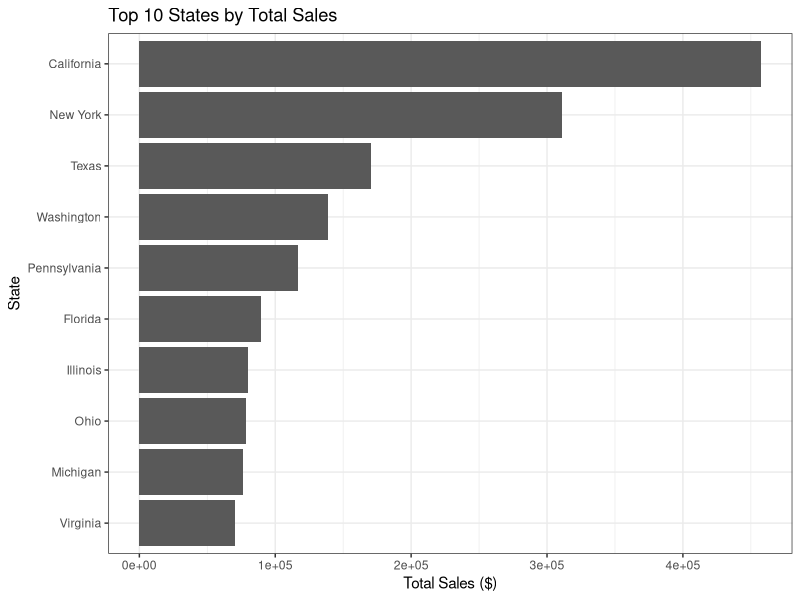
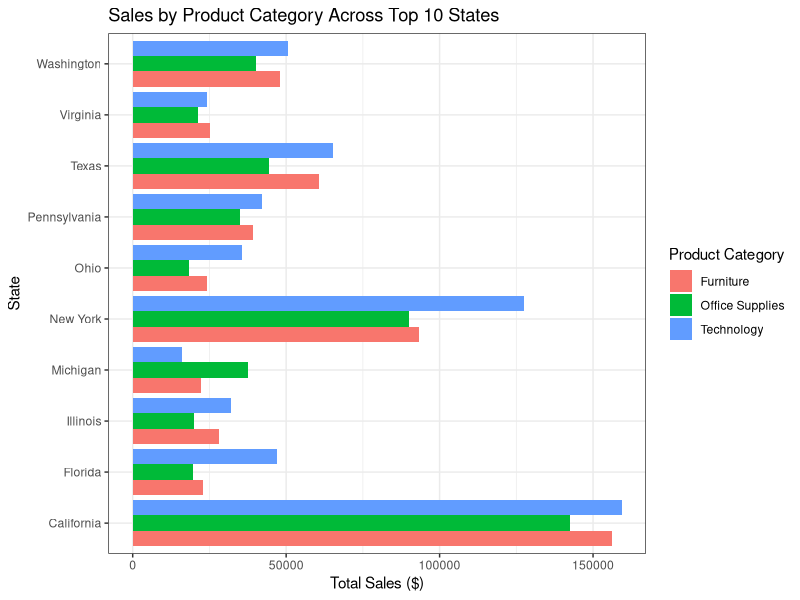
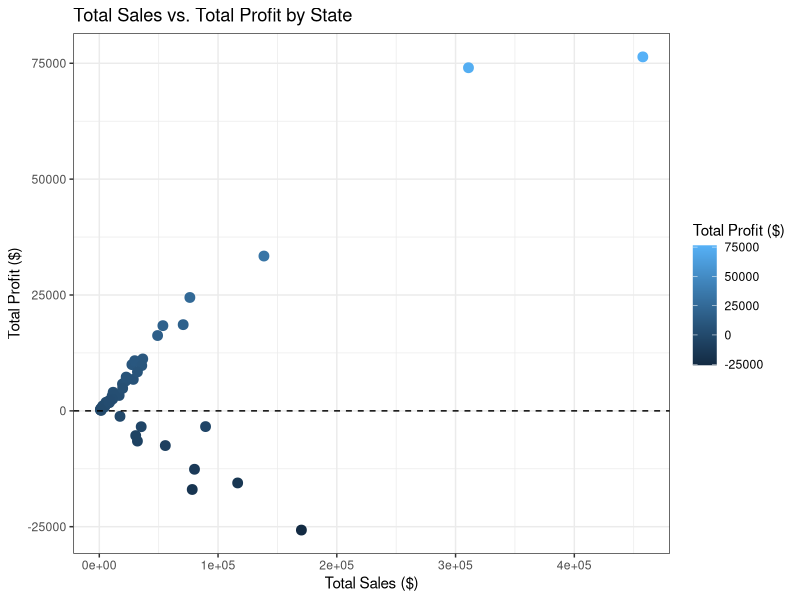
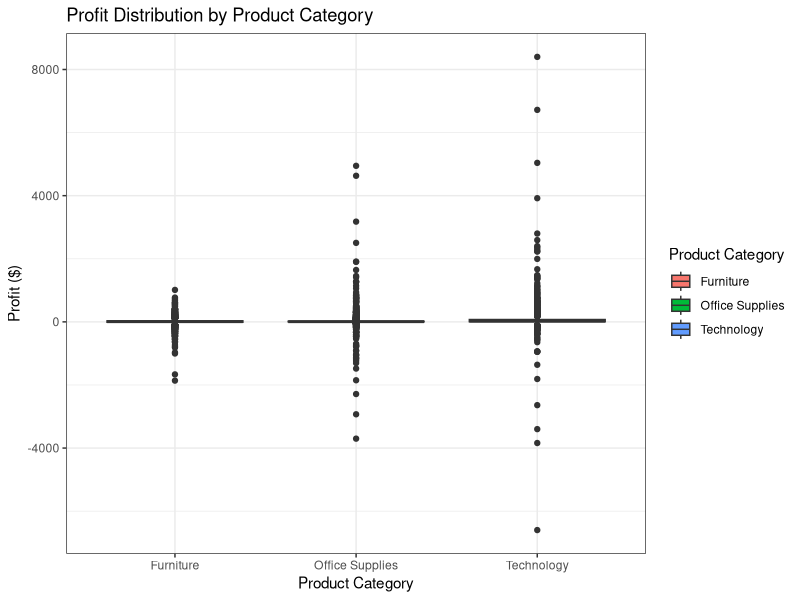
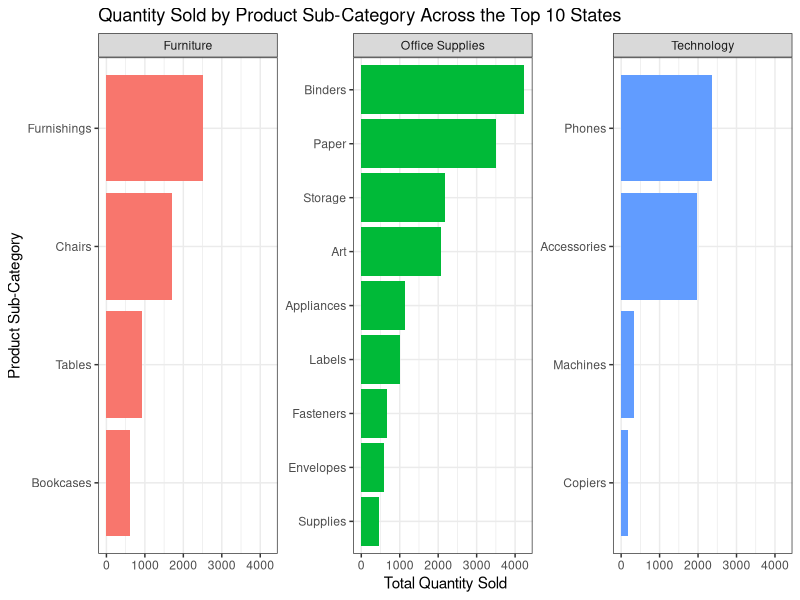
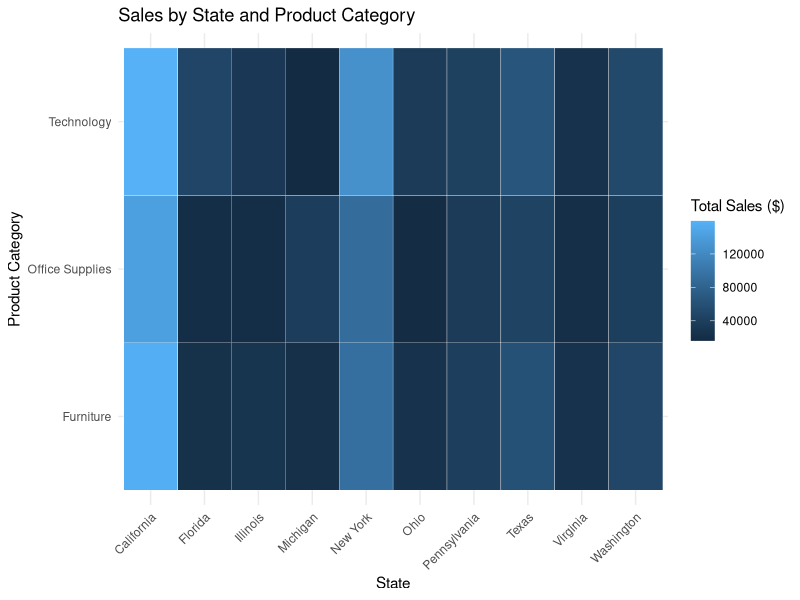

Write the R code that produced these figures, in order.
## ---- chunk 1
# load packages
library(readxl)
library(dplyr)
library(ggplot2)

# import data
superstore <- read_excel("data/superstore_data.xls")

# look at data, check size and structure 

names(superstore)
head(superstore)
dim(superstore) # 9994 rows, 21 columns (variables) 
str(superstore) # POSIXct means date/time values

# Postal Code should be a character string, not numeric
# use 'col_types = "guess"' so R can guess the rest of the columns 
# (should stay same as before) 
# but explicitly read the Postal Code column, column 12, as text 

superstore <- read_excel(
  "data/superstore_data.xls",
  col_types = c(
    rep("guess", 11),
    "text",
    rep("guess", 9)
  )
)

# check this
str(superstore)
str(superstore$`Postal Code`)
## ---- chunk 2
# check for any missing values
colSums(is.na(superstore)) # none!
## ---- chunk 3
# summarize sales, profit, orders, and customers by state

# `n_distinct()` counts unique values instead of every row 

state_summary <- superstore |>
  group_by(State) |>
  summarize(
    total_sales = sum(Sales),
    total_profit = sum(Profit),
    profit_margin = total_profit / total_sales * 100,
    total_orders = n_distinct(`Order ID`),
    total_customers = n_distinct(`Customer ID`),
    .groups = "drop"
  )

# show top 10 states by number of sales 

top_states <- state_summary |>
  arrange(desc(total_sales)) |>
  slice_head(n = 10)

top_states

# show top 10 states by number of orders
top_orders <- state_summary |>
  arrange(desc(total_orders)) |>
  slice_head(n = 10)

top_orders

# show top 10 states by number of customers
top_customers <- state_summary |>
  arrange(desc(total_customers)) |>
  slice_head(n = 10)

top_customers
## ---- chunk 4
state_cat_summary <- superstore |>
  group_by(State, Category) |>
  summarize(
    total_quantity = sum(Quantity),
    total_sales = sum(Sales),
    total_profit = sum(Profit),
    .groups = "drop"
  )

# compare categories in the 10 highest-sales states
state_cat_summary |>
  filter(State %in% top_states$State) |>
  arrange(State, desc(total_quantity))
## ---- chunk 5
table(superstore$Category)

table(superstore$`Sub-Category`)
## ---- chunk 6
table(superstore$Region, superstore$Category)
## ---- chunk 7
cat_num_sum <- superstore |>
  group_by(Category, `Sub-Category`) |>
  summarize(
    mean_sales = mean(Sales),
    median_sales = median(Sales),
    sd_sales = sd(Sales),
    
    mean_quantity = mean(Quantity),
    median_quantity = median(Quantity),
    sd_quantity = sd(Quantity),
    
    mean_profit = mean(Profit),
    median_profit = median(Profit),
    sd_profit = sd(Profit),
    
    .groups = "drop"
  )

cat_num_sum

## ---- chunk 8
# Top 10 States by Total Sales (Q1)

ggplot(top_states, aes(
  x = reorder(State, total_sales),
  y = total_sales
)) +
  geom_col() +
  coord_flip() +
  labs(
    title = "Top 10 States by Total Sales",
    x = "State",
    y = "Total Sales ($)"
  ) +
  theme_bw()
## ---- chunk 9
# Sales by Product Category Across Top States (Q1 & Q2)

state_cat_sales <- superstore |>
  filter(State %in% top_states$State) |>
  group_by(State, Category) |>
  summarize(
    total_sales = sum(Sales),
    .groups = "drop"
  )

ggplot(
  state_cat_sales,
  aes(x = State, y = total_sales, fill = Category)
) +
  geom_col(position = "dodge") +
  coord_flip() +
  labs(
    title = "Sales by Product Category Across Top 10 States",
    x = "State",
    y = "Total Sales ($)",
    fill = "Product Category"
  ) +
  theme_bw()
## ---- chunk 10
# Total Sales vs. Total Profit by State (Q3)

ggplot(state_summary, aes(
  x = total_sales,
  y = total_profit,
  color = total_profit
)) +
  geom_point(size = 3) +
  geom_hline(yintercept = 0, linetype = "dashed") +
  labs(
    title = "Total Sales vs. Total Profit by State",
    x = "Total Sales ($)",
    y = "Total Profit ($)",
    color = "Total Profit ($)"
  ) +
  theme_bw()
## ---- chunk 11
# Profit Ditribution by Product Category (Q3)

ggplot(superstore, aes(
  x = Category,
  y = Profit,
  fill = Category
)) +
  geom_boxplot() +
  labs(
    title = "Profit Distribution by Product Category",
    x = "Product Category",
    y = "Profit ($)",
    fill = "Product Category"
  ) +
  theme_bw()
## ---- chunk 12
# Quantity sold by sub-category across the top 10 states
top_state_subcat_sales <- superstore |>
  filter(State %in% top_states$State) |>
  group_by(Category, `Sub-Category`) |>
  summarize(
    total_quantity = sum(Quantity),
    .groups = "drop"
  )

# Plot quantity sold by product sub-category
ggplot(
  top_state_subcat_sales,
  aes(
    x = reorder(`Sub-Category`, total_quantity),
    y = total_quantity,
    fill = Category
  )
) +
  geom_col(show.legend = FALSE) +
  coord_flip() +
  facet_wrap(~ Category, scales = "free_y") +
  labs(
    title = "Quantity Sold by Product Sub-Category Across the Top 10 States",
    x = "Product Sub-Category",
    y = "Total Quantity Sold"
  ) +
  theme_bw()
## ---- chunk 13
# Heatmap of Sales by State and Product Category (Q1 & Q2)

ggplot(
  state_cat_sales,
  aes(
    x = State,
    y = Category,
    fill = total_sales
  )
) +
  geom_tile(color = "white") +
  labs(
    title = "Sales by State and Product Category",
    x = "State",
    y = "Product Category",
    fill = "Total Sales ($)"
  ) +
  theme_minimal() +
  theme(
    axis.text.x = element_text(
      angle = 45,
      hjust = 1
    )
  )
